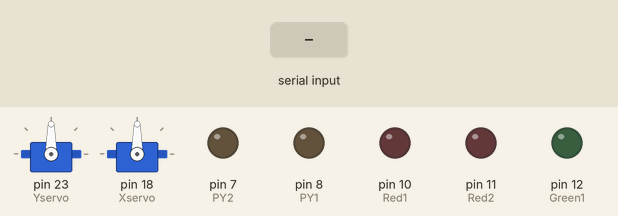
Simulated run of this sketch. Board: Arduino Mega 2560, built with avr-gcc and run on an emulated ATmega2560. Parts: 2 × servo, output pins drawn as LEDs (lit = HIGH). Dashed ring = blinking. The test bench sets the inputs (shaded band).

Above: at 1.2 s.
1.3 s: "Unpowered TVC" received over the second serial link
At 2.1 s:
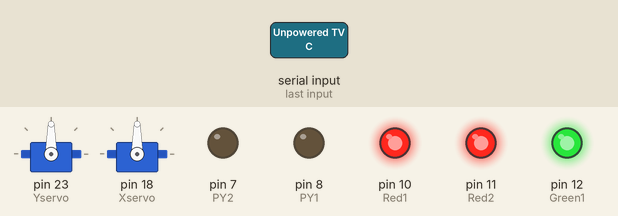
4.3 s: "Idle State" received over the second serial link
At 7.1 s:
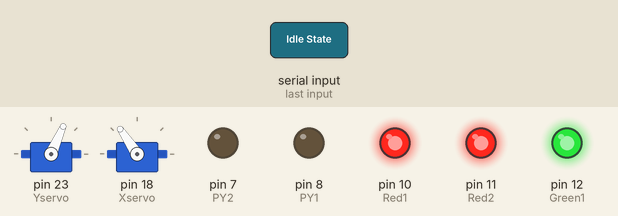
7.3 s: "XServo-" received over the second serial link
At 9.4 s:
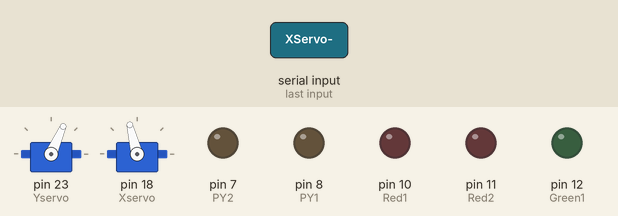
9.8 s: "Powered TVC" received over the second serial link
At 10.7 s:
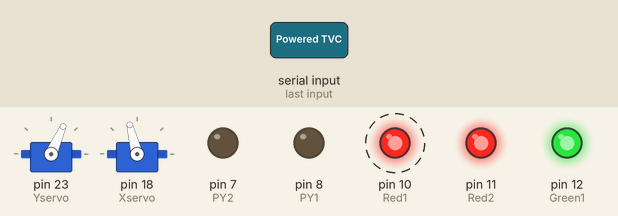
Timing chart, 0 to 18.4 s (numbered marks = the images above; inputs shaded):
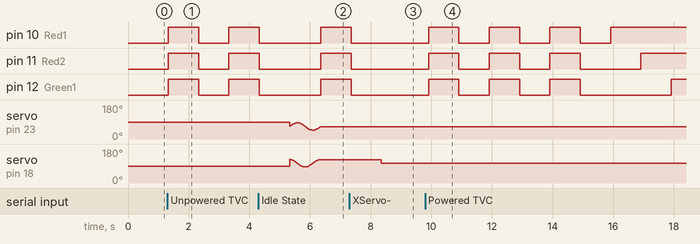

Measured:
- after the input at 1.3 s, pin 10 (Red1), pin 11 (Red2), pin 12 (Green1): LOW → HIGH at once, → LOW 1.0 s later, → HIGH 1.0 s later
- after the input at 4.3 s, servo on pin 23 (Yservo): goes on until 6.3 s, then stays 66°
- after the input at 7.3 s, servo on pin 18 (Xservo): 124° → 104° after 1.1 s
- after the input at 9.8 s, pin 10 (Red1): alternates HIGH for 1.0 s and LOW for 1.0 s, 7 changes in all, then stays HIGH, starting after 0.11 s; pin 11 (Red2), pin 12 (Green1): LOW → HIGH after 0.11 s, then repeats every 2.0 s: LOW 1.0 s, HIGH 1.0 s

The sketch:

STATIC-TEST_CODE.ino
```cpp
//Author: Garrett Russell

#include <PWMServo.h> //servo library
#include <SoftwareSerial.h> //wifi communication library

SoftwareSerial hc06(0, 1);  //initializing TX and RX ports
String input="";

PWMServo Xservo;  // creating servo objects
PWMServo Yservo;
//Pyro pins
int PY1 = 8;
int PY2 = 7;
//LED pins
int Red1 = 10;
int Red2 = 11;
int Green1 = 12;
//Center angle for x and y servos
int YangleInitial = 67.5;
int XangleInitial = 105;
//variables for keeping track of time
unsigned long previousMillis = 0;
unsigned long startFire1 = 0;
unsigned long startFire2 = 0;
const unsigned long interval = 100;

bool servoRunning = false;
bool Fire_Away_1 = false;
bool Fire_Away_2 = false;

enum State {
  Idle,
  Unpowered_TVC,
  Powered_TVC
};

State CurrentState = Idle;

void setup() {
  //Initialize Serial Monitor
 	Serial.begin(9600);
 	//Initialize Bluetooth Serial Port
 	hc06.begin(9600);
  //Initialize Servo ports
  Yservo.attach(23); //1 cross
  Xservo.attach(18); //2 cross
  //Initialize Pyro ports
  pinMode(PY1, OUTPUT);
  pinMode(PY2, OUTPUT);
  //Initialize LED ports
  pinMode(Red1, OUTPUT);
  pinMode(Red2, OUTPUT);
  pinMode(Green1, OUTPUT);

}

//defining common functions

void setLEDsHigh() {
  digitalWrite(Red1, HIGH);
  digitalWrite(Red2, HIGH);
  digitalWrite(Green1, HIGH);
}

void setLEDsLow() {
  digitalWrite(Red1, LOW);
  digitalWrite(Red2, LOW);
  digitalWrite(Green1, LOW);
}

void LED321() {
  digitalWrite(Red1, HIGH);
  delay(1000);
  digitalWrite(Red2, HIGH);
  delay(1000);
  digitalWrite(Green1, HIGH);
  delay(1000);
  setLEDsLow();
}

void LEDsOnOff() {
  setLEDsHigh();
  delay(1000);
  setLEDsLow();
  delay(1000);
}

void TVC_Control() {
  // using sin and cosine functions to calculate positions for servo y and x in order to have it spin the motor in a circle

  for (float i = 0; i < 360; i += 0.5) {  // Adding 0.5 degress every milisecond
    float Yangle = YangleInitial + 20 * sin(radians(i));  // Calculate the angle using sine function
    float Xangle = XangleInitial + 20 * cos(radians(i));  // Calculate the angle using cosine function
    Yservo.write(Yangle);  // Move the servo to the calculated angle
    Xservo.write(Xangle);
    delay(1);  // Delay before the next movement
  }
}

void loop() {

 	//Read data from HC06
  unsigned long currentMillis = millis();

  if (currentMillis - previousMillis >= interval) {
    previousMillis = currentMillis;

    // Read data from HC06
    while (hc06.available() > 0) {
      input += (char)hc06.read();
    }

    // State triggers from serial data - 1 blink for idle, 2 for unpowered, 3 for powered
    if (input != "") {
      if (input == "Idle State") {
        CurrentState = Idle;
        hc06.println("State is Idle");

        LEDsOnOff();

      } else if (input == "Unpowered TVC") {
        CurrentState = Unpowered_TVC;
        hc06.println("Unpowered TVC Started");

        LEDsOnOff();
        LEDsOnOff();

      } else if (input == "Powered TVC") {
        CurrentState = Powered_TVC;
        hc06.println("Powered TVC Started\n mission is a go.\n Good luck, sir.");

        LEDsOnOff();
        LEDsOnOff();
        LEDsOnOff();
        LED321();

      } else if (input == "Fire Pyro 1") { // Activate Pyro 1
        Fire_Away_1 = true;
        startFire1 = millis(); // Record the start time
        hc06.println("Ignition 1 Started");

      } else if (input == "Fire Pyro 2") { // Activate Pyro 2
        Fire_Away_2 = true;
        startFire2 = millis(); // Record the start time
        hc06.println("Ignition 2 Started");

      } else if (input == "Abort Fire") { // Emergyency Pyro Deactivation
        Fire_Away_1 = Fire_Away_2 = false;
        setLEDsLow(); // Turn off LEDs
        digitalWrite(PY1, LOW); // Turn off both pyros
        digitalWrite(PY2, LOW);

        hc06.println("Ignition Aborted");
        // on the fly adjustments to ensure motor is centered, doesn't work as well as I would like in practice though
      } else if (input == "XServo-") {
        XangleInitial = XangleInitial - 1;
        Xservo.write(XangleInitial);
        hc06.println(XangleInitial);
        delay(10);

      } else if (input == "XServo+") {
        XangleInitial = XangleInitial + 1;
        Xservo.write(XangleInitial);
        hc06.println(XangleInitial);
        delay(10);

      } else if (input == "YServo-") {
        YangleInitial = YangleInitial - 1;
        Yservo.write(YangleInitial);
        hc06.println(YangleInitial);
        delay(10);

      } else if (input == "YServo+") {
        YangleInitial = YangleInitial + 1;
        Yservo.write(YangleInitial);
        hc06.println(YangleInitial);
        delay(10);

      } else if (input == "Center TVC") {
        Yservo.write(YangleInitial);
        Xservo.write(XangleInitial);
        delay(25);
        hc06.println("Servo Centred");

      } else {
        hc06.println("Syntax Error");
      }
      input = "";
    }
  }

  //State system for controlling the mount (for static-fire tests only at the moment), currently rudimentary and needs to have a PID added for actual powered flight

  switch (CurrentState) {
    case Idle:
      break;

    case Unpowered_TVC:
      TVC_Control();
      break;

    case Powered_TVC:
      //Pyro Channel 1
      if (Fire_Away_1) { //checking if fire is a go
          if (millis() - startFire1 < 600) { //Pyro will be on for 600ms
          setLEDsHigh();  // visual feedback
          digitalWrite(PY1, HIGH);
        } else {
          setLEDsLow();
          digitalWrite(PY1, LOW);
        }
      }
      //Pyro Channel 2
      if (Fire_Away_2) {
          if (millis() - startFire2 < 600) {
          setLEDsHigh();
          digitalWrite(PY2, HIGH);
        } else {
          setLEDsLow();
          digitalWrite(PY2, LOW);
        }
      }
      TVC_Control();
      break;

    default:
      break;
  }
}
```
